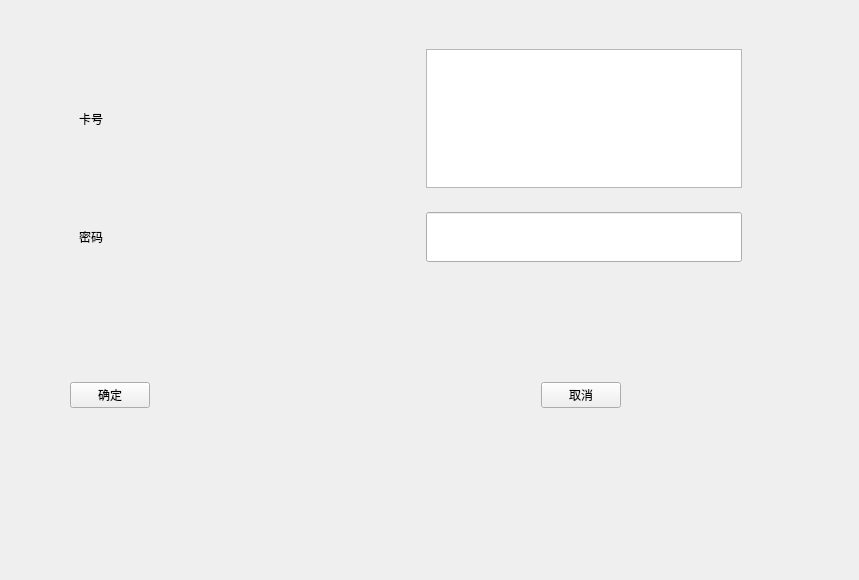
<?xml version="1.0" encoding="UTF-8"?>
<ui version="4.0">
 <class>userlogin</class>
 <widget class="QWidget" name="userlogin">
  <property name="geometry">
   <rect>
    <x>0</x>
    <y>0</y>
    <width>859</width>
    <height>580</height>
   </rect>
  </property>
  <property name="windowTitle">
   <string>账户登录</string>
  </property>
  <widget class="QWidget" name="widget_4" native="true">
   <property name="geometry">
    <rect>
     <x>70</x>
     <y>320</y>
     <width>551</width>
     <height>151</height>
    </rect>
   </property>
   <layout class="QHBoxLayout" name="horizontalLayout_3">
    <item>
     <widget class="QPushButton" name="pushButton_ok">
      <property name="text">
       <string>确定</string>
      </property>
     </widget>
    </item>
    <item>
     <spacer name="horizontalSpacer_3">
      <property name="orientation">
       <enum>Qt::Horizontal</enum>
      </property>
      <property name="sizeHint" stdset="0">
       <size>
        <width>40</width>
        <height>20</height>
       </size>
      </property>
     </spacer>
    </item>
    <item>
     <widget class="QPushButton" name="pushButton_quit">
      <property name="text">
       <string>取消</string>
      </property>
     </widget>
    </item>
   </layout>
  </widget>
  <widget class="QWidget" name="widget_3" native="true">
   <property name="geometry">
    <rect>
     <x>70</x>
     <y>40</y>
     <width>681</width>
     <height>231</height>
    </rect>
   </property>
   <layout class="QVBoxLayout" name="verticalLayout">
    <item>
     <widget class="QWidget" name="widget" native="true">
      <layout class="QHBoxLayout" name="horizontalLayout_2">
       <item>
        <widget class="QLabel" name="label">
         <property name="text">
          <string>卡号</string>
         </property>
        </widget>
       </item>
       <item>
        <spacer name="horizontalSpacer">
         <property name="orientation">
          <enum>Qt::Horizontal</enum>
         </property>
         <property name="sizeHint" stdset="0">
          <size>
           <width>87</width>
           <height>20</height>
          </size>
         </property>
        </spacer>
       </item>
       <item>
        <widget class="QTextEdit" name="text_cardnumber">
         <property name="minimumSize">
          <size>
           <width>200</width>
           <height>50</height>
          </size>
         </property>
        </widget>
       </item>
      </layout>
     </widget>
    </item>
    <item>
     <widget class="QWidget" name="widget_2" native="true">
      <layout class="QHBoxLayout" name="horizontalLayout_4">
       <item>
        <widget class="QLabel" name="label_2">
         <property name="text">
          <string>密码</string>
         </property>
        </widget>
       </item>
       <item>
        <spacer name="horizontalSpacer_2">
         <property name="orientation">
          <enum>Qt::Horizontal</enum>
         </property>
         <property name="sizeHint" stdset="0">
          <size>
           <width>87</width>
           <height>20</height>
          </size>
         </property>
        </spacer>
       </item>
       <item>
        <widget class="QLineEdit" name="lineEdit_passwd">
         <property name="minimumSize">
          <size>
           <width>200</width>
           <height>50</height>
          </size>
         </property>
        </widget>
       </item>
      </layout>
      <zorder>label_2</zorder>
      <zorder>lineEdit_passwd</zorder>
      <zorder>widget</zorder>
      <zorder>widget_4</zorder>
      <zorder>widget_4</zorder>
     </widget>
    </item>
   </layout>
   <zorder>widget_2</zorder>
   <zorder>widget</zorder>
   <zorder>widget_4</zorder>
  </widget>
  <zorder>widget_4</zorder>
  <zorder>widget_3</zorder>
  <zorder>widget</zorder>
 </widget>
 <resources/>
 <connections/>
</ui>
